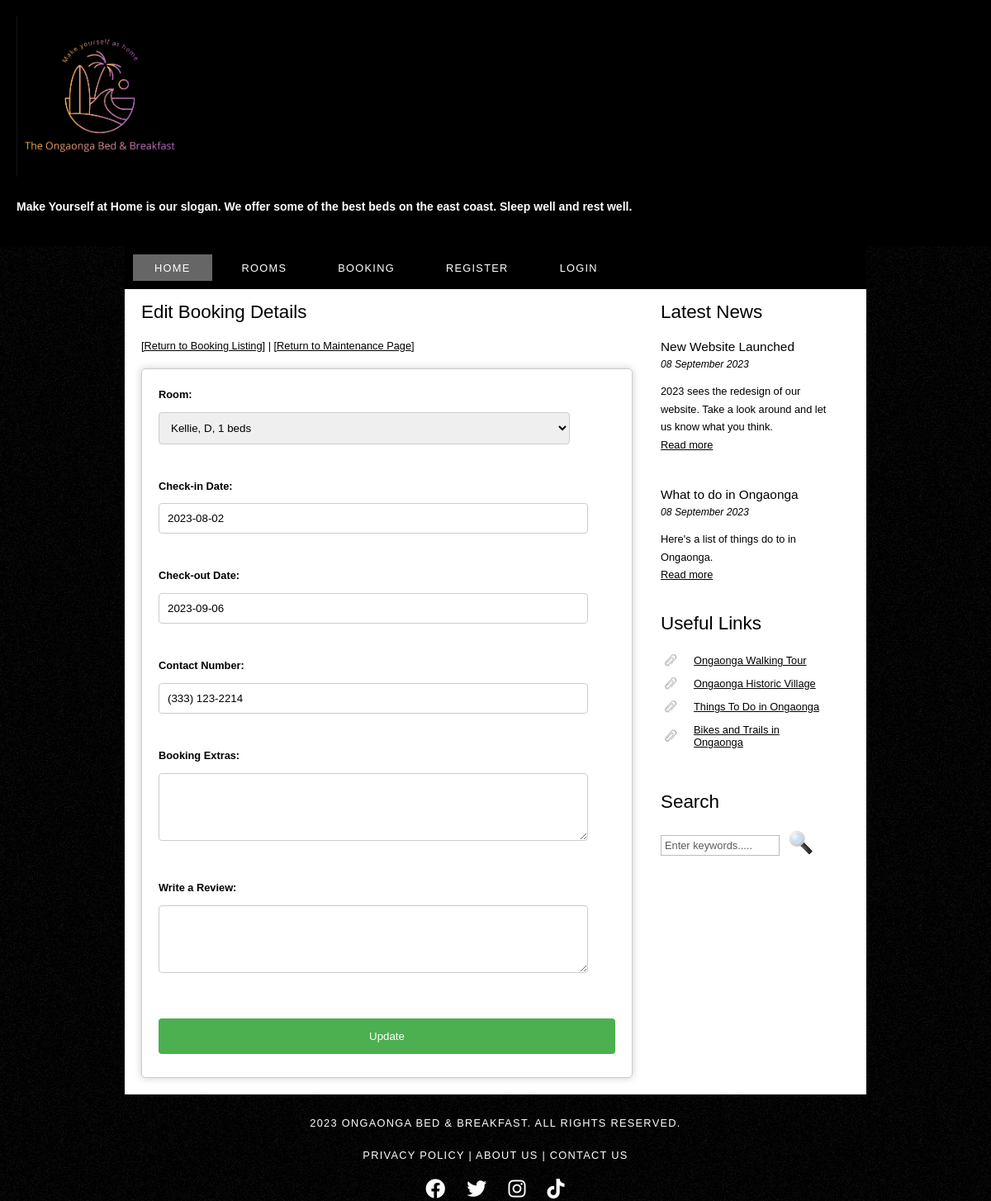
Screenshot of /editbooking.php?bookingID=9 with the database file from the repository.
### tables this page shows
CREATE TABLE `booking` (
  `bookingID` int unsigned NOT NULL AUTO_INCREMENT,
  `customerID` int unsigned NOT NULL,
  `roomID` int unsigned NOT NULL,
  `checkinDate` date NOT NULL,
  `checkoutDate` date NOT NULL,
  `contactNumber` varchar(50) NOT NULL,
  `extra` text NOT NULL,
  `review` text,
  PRIMARY KEY (`bookingID`),
  KEY `fk_customerID` (`customerID`),
  KEY `fk_roomID` (`roomID`),
  CONSTRAINT `fk_customerID` FOREIGN KEY (`customerID`) REFERENCES `customer` (`customerID`) ON DELETE RESTRICT ON UPDATE RESTRICT,
  CONSTRAINT `fk_roomID` FOREIGN KEY (`roomID`) REFERENCES `room` (`roomID`) ON DELETE RESTRICT ON UPDATE RESTRICT
);

### editbooking.php (the view, shortened to what this page needs)
<!DOCTYPE HTML>
<html>
<head>
  <link rel="stylesheet" type="text/css" href="style/style.css" title="style" />
  <link rel="stylesheet" href="https://cdnjs.cloudflare.com/ajax/libs/font-awesome/6.0.0-beta3/css/all.min.css">
  <link rel="stylesheet" href="https://code.jquery.com/ui/1.12.1/themes/base/jquery-ui.css">
</head>
<body>
<?php include 'header.php'; ?>
<?php include 'menubar.php'; ?>
  <div id="site_content">
  <?php include 'sidebar.php'; ?>
  <div id="content">
    <h2>Edit Booking Details</h2>
    <a href="currentbooking.php">[Return to Booking Listing]</a> | <a href="./maintenance.php">[Return to Maintenance Page]</a>
    <?php
    $DBC = mysqli_connect("127.0.0.1", DBUSER, DBPASSWORD, DBDATABASE);
    $bookingID = $_GET['bookingID'] ?? '';
    $query = 'SELECT bookingID, roomID, checkinDate, checkoutDate, contactNumber, extra, review FROM booking WHERE bookingID=' . $bookingID;
    $result = mysqli_query($DBC, $query);
    $rowcount = mysqli_num_rows($result);
    if ($rowcount > 0) {
      $row = mysqli_fetch_assoc($result);
      $selectedRoomID = $row['roomID'];
      $roomQuery = "SELECT roomID, roomname, roomtype, beds FROM room";
      $roomResult = mysqli_query($DBC, $roomQuery);
    ?>
    <div class="editbox">
      <form method="POST" action="editbooking.php?bookingID=<?php echo $bookingID; ?>">
        <p><label for="room">Room:</label>
          <select id="room" name="room" required>
            <?php
            while ($room = mysqli_fetch_assoc($roomResult)) {
              $id = $room['roomID'];
              $name = $room['roomname'];
              $type = $room['roomtype'];
              $beds = $room['beds'];
              $selected = ($id == $selectedRoomID) ? "selected" : "";
              echo "<option value='$id' $selected>$name, $type, $beds beds</option>";
            }
            ?>
          </select>
        </p>
    <p><label for="checkinDate">Check-in Date:</label>
      <input type="text" id="checkinDate" name="checkinDate" value="<?php echo $row['checkinDate']; ?>" required>
    </p>
    <p><label for="checkoutDate">Check-out Date:</label>
      <input type="text" id="checkoutDate" name="checkoutDate" value="<?php echo $row['checkoutDate']; ?>" required>
    </p>
    <p><label for="contactNumber">Contact Number:</label>
      <input type="tel" id="contactNumber" name="contactNumber" value="<?php echo $row['contactNumber']; ?>" required>
    </p>
    <p><label for="extra">Booking Extras:</label>
      <textarea name="extra" id="extra" rows="4"><?php echo $row['extra']; ?></textarea>
    </p>
    <p>
<label for="review">Write a Review:</label>
<textarea name="review" id="review" rows="4"><?php echo $row['review']; ?></textarea>
</p>
    <input type="submit" name="submit" value="Update">
  </form>
  </div>
    <?php
    } else {
      echo "<h2>Booking not found with that ID</h2>";
    }
    ?>
  </div>
</div>
<?php include 'footer.php'; ?>
</body>
</html>

### style/style.css (style rules this page uses)
html { height: 100%; }
* { margin: 0; padding: 0; }
body { font: normal .80em 'trebuchet ms', arial, sans-serif; background: #F0EFE2 url(background.png) repeat; color: #000; }
p { padding: 0 0 20px 0; line-height: 1.7em; }
h1, h2, h3, h4, h5, h6 { font: normal 175% 'century gothic', arial, sans-serif; color: #000; margin: 0 0 15px 0; padding: 15px 0 5px 0; }
h2 { font: normal 175% 'century gothic', arial, sans-serif; }
a, a:hover { outline: none; text-decoration: underline; color: #000; }
#main, #logo, #menubar, #site_content, #footer { margin-left: auto; margin-right: auto; }
#site_content { width: 854px; overflow: hidden; margin: 0 auto 0 auto; padding: 0 24px 20px 20px; background: #FFF; }
#content { text-align: left; float: left; width: 595px; padding: 0; }

### editbooking.php (style rules this page uses)
.editbox { border: 1px solid #ccc; padding: 20px; border-radius: 5px; box-shadow: 0 0 10px #ccc; margin-top: 20px; }
.editbox label { display: block; font-weight: bold; margin-bottom: 5px; }
.editbox input[type="text"], .editbox input[type="tel"], .editbox select, .editbox textarea { width: 90%; padding: 10px; margin: 5px 0 20px 0; border: 1px solid #ccc; border-radius: 4px; }
.editbox input[type="submit"] { background-color: #4CAF50; color: white; padding: 14px 20px; margin: 8px 0; border: none; cursor: pointer; width: 100%; border-radius: 4px; }

### rows the page displays
booking: checkinDate "2023-08-02", checkoutDate "2023-09-06", contactNumber "(333) 123-2214"

### other values shown
form field room "Kellie, D, 1 beds"
